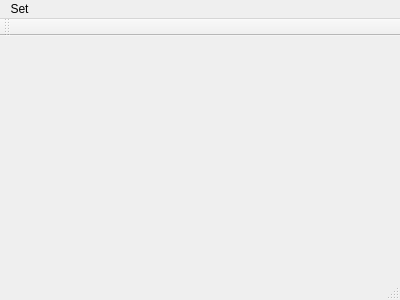
<?xml version="1.0" encoding="UTF-8"?>
<ui version="4.0">
 <class>MainWindow</class>
 <widget class="QMainWindow" name="MainWindow">
  <property name="geometry">
   <rect>
    <x>0</x>
    <y>0</y>
    <width>400</width>
    <height>300</height>
   </rect>
  </property>
  <property name="windowTitle">
   <string>MainWindow</string>
  </property>
  <widget class="QWidget" name="centralWidget"/>
  <widget class="QMenuBar" name="menuBar">
   <property name="geometry">
    <rect>
     <x>0</x>
     <y>0</y>
     <width>400</width>
     <height>19</height>
    </rect>
   </property>
   <widget class="QMenu" name="menuSet">
    <property name="title">
     <string>Set</string>
    </property>
    <addaction name="actionUDP_Target"/>
   </widget>
   <addaction name="menuSet"/>
  </widget>
  <widget class="QToolBar" name="mainToolBar">
   <attribute name="toolBarArea">
    <enum>TopToolBarArea</enum>
   </attribute>
   <attribute name="toolBarBreak">
    <bool>false</bool>
   </attribute>
  </widget>
  <widget class="QStatusBar" name="statusBar"/>
  <action name="actionUDP_Target">
   <property name="text">
    <string>UDP Target</string>
   </property>
  </action>
 </widget>
 <layoutdefault spacing="6" margin="11"/>
 <resources/>
 <connections/>
</ui>
